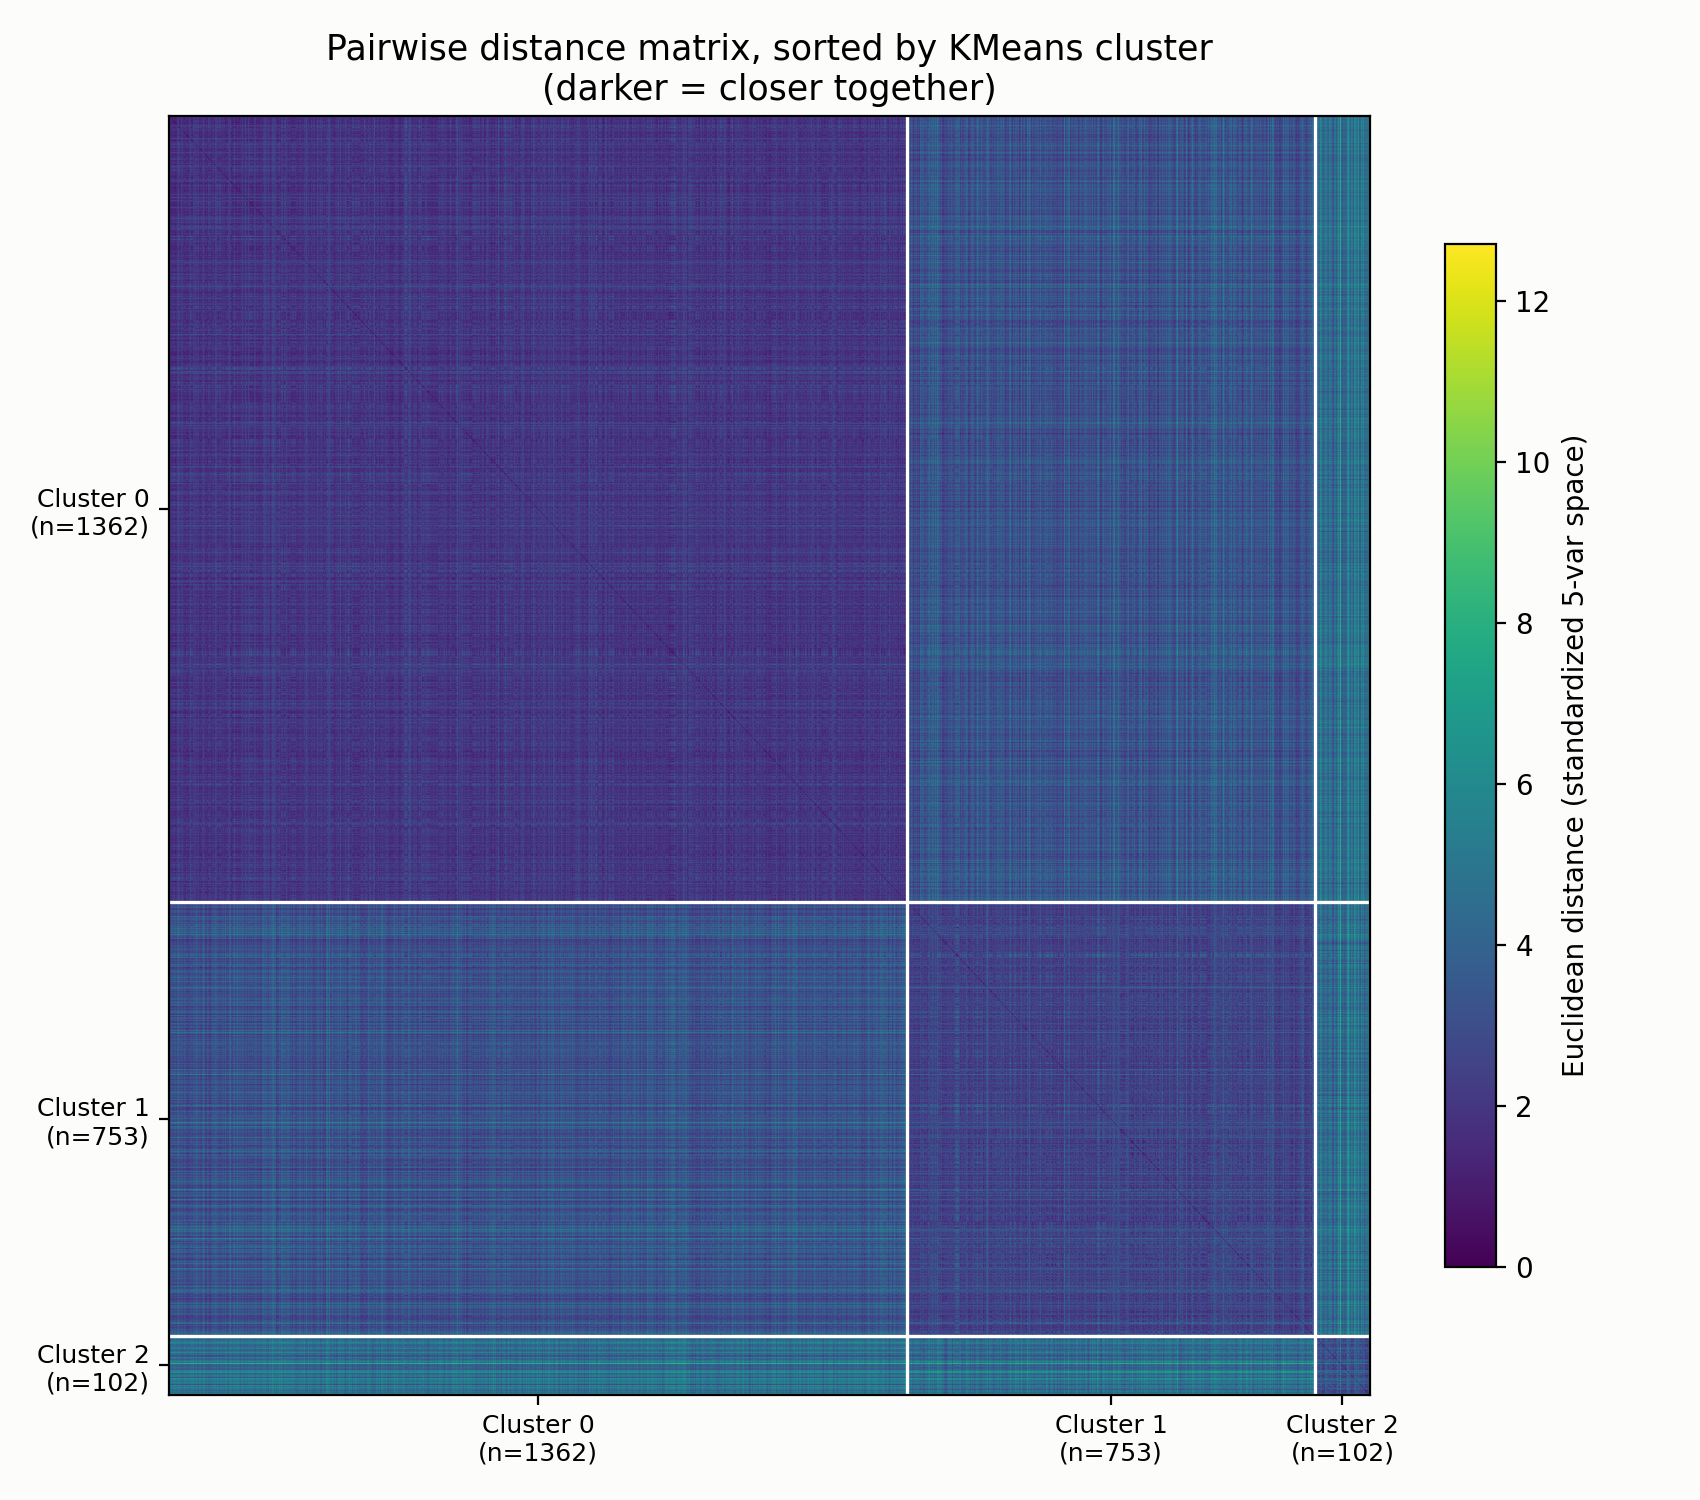

Write Python code to recreate this figure.
"""
Stage 1b: pairwise Euclidean distance matrix on the standardized 5-base-
variable space (clustering_base.py's preprocessing), rows/columns sorted
by KMeans cluster label, visualized as a heatmap.

Clean dark (low-distance) blocks along the diagonal per cluster, with
lighter (high-distance) off-diagonal regions, would mean the clusters are
genuinely separating people. Fuzzy blocks that bleed into neighboring
clusters mean weak separation -- consistent with (and a visual version of)
the silhouette score already computed in clustering_base.py.

Output: distance_heatmap.png
"""
import os
import re

import matplotlib.pyplot as plt
import numpy as np
import pandas as pd
from scipy.spatial.distance import pdist, squareform
from sklearn.preprocessing import StandardScaler

OUT_DIR = os.path.dirname(os.path.abspath(__file__))
DATA_PATH = "/n/groups/patel/chandrima/final_df.csv"


def sanitize_column_name(col):
    return re.sub(r"[\[\]<]", "", col)


HBA1C_COL = sanitize_column_name("import_hba1c, Hemoglobin A1c/Hemoglobin.total in ")
CPEPTIDE_COL = sanitize_column_name("import_c_peptide, C peptide [Mass/volume] in Seru")
INSULIN_COL = sanitize_column_name("import_insulin, Insulin [Units/volume] in Serum o")
BMI_COL = "bmi_vsorres, BMI"
FEATURE_COLS = ["age", HBA1C_COL, BMI_COL, CPEPTIDE_COL, INSULIN_COL]
LOG_COLS = {CPEPTIDE_COL, INSULIN_COL}

df = pd.read_csv(DATA_PATH)
df.columns = [sanitize_column_name(c) for c in df.columns]
df = df.dropna(subset=FEATURE_COLS).reset_index(drop=True)

assignments = pd.read_csv(os.path.join(OUT_DIR, "clustering_base_assignments.csv"))
id_col = "participant_id" if "participant_id" in df.columns else df.columns[0]
df = df.merge(assignments[[id_col, "kmeans_cluster"]], on=id_col)
print(f"n={len(df)}")

X = df[FEATURE_COLS].copy()
for c in LOG_COLS:
    X[c] = np.log1p(X[c])
X_scaled = StandardScaler().fit_transform(X)

order = df.sort_values("kmeans_cluster").index.to_numpy()
dist_matrix = squareform(pdist(X_scaled, metric="euclidean"))
dist_sorted = dist_matrix[np.ix_(order, order)]
cluster_sorted = df.loc[order, "kmeans_cluster"].to_numpy()

fig, ax = plt.subplots(figsize=(8.5, 7.5), facecolor="#fcfcfb")
im = ax.imshow(dist_sorted, cmap="viridis", aspect="auto")
cbar = fig.colorbar(im, ax=ax, shrink=0.8)
cbar.set_label("Euclidean distance (standardized 5-var space)", fontsize=10)

# Draw cluster boundary lines
boundaries = np.where(np.diff(cluster_sorted) != 0)[0] + 1
for b in boundaries:
    ax.axhline(b, color="white", linewidth=1.2)
    ax.axvline(b, color="white", linewidth=1.2)

tick_positions, tick_labels = [], []
start = 0
for cl in sorted(df["kmeans_cluster"].unique()):
    count = (cluster_sorted == cl).sum()
    tick_positions.append(start + count / 2)
    tick_labels.append(f"Cluster {cl}\n(n={count})")
    start += count
ax.set_xticks(tick_positions); ax.set_xticklabels(tick_labels, fontsize=9)
ax.set_yticks(tick_positions); ax.set_yticklabels(tick_labels, fontsize=9)
ax.set_title("Pairwise distance matrix, sorted by KMeans cluster\n(darker = closer together)", fontsize=12.5)
fig.tight_layout()
fig.savefig(os.path.join(OUT_DIR, "distance_heatmap.png"), dpi=200, facecolor=fig.get_facecolor())
plt.close(fig)
print("saved distance_heatmap.png")
